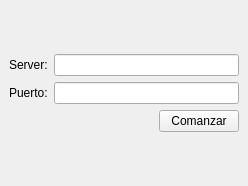
<?xml version="1.0" encoding="UTF-8"?>
<ui version="4.0">
 <class>MainWindow</class>
 <widget class="QMainWindow" name="MainWindow">
  <property name="geometry">
   <rect>
    <x>0</x>
    <y>0</y>
    <width>248</width>
    <height>186</height>
   </rect>
  </property>
  <property name="windowTitle">
   <string>Worms</string>
  </property>
  <widget class="QWidget" name="centralwidget">
   <layout class="QGridLayout" name="gridLayout_6">
    <item row="0" column="0">
     <layout class="QGridLayout" name="gridLayout_5">
      <item row="0" column="0">
       <layout class="QGridLayout" name="gridLayout">
        <item row="0" column="0">
         <widget class="QLabel" name="server">
          <property name="text">
           <string>Server:</string>
          </property>
         </widget>
        </item>
        <item row="0" column="1">
         <widget class="QLineEdit" name="serverInput">
          <property name="text">
           <string/>
          </property>
         </widget>
        </item>
       </layout>
      </item>
      <item row="1" column="0">
       <layout class="QGridLayout" name="gridLayout_3">
        <item row="0" column="0">
         <widget class="QLabel" name="port">
          <property name="text">
           <string>Puerto:</string>
          </property>
         </widget>
        </item>
        <item row="0" column="1">
         <widget class="QLineEdit" name="portInput">
          <property name="text">
           <string/>
          </property>
         </widget>
        </item>
       </layout>
      </item>
      <item row="2" column="0">
       <layout class="QGridLayout" name="gridLayout_4">
        <item row="0" column="0">
         <spacer name="horizontalSpacer_2">
          <property name="orientation">
           <enum>Qt::Horizontal</enum>
          </property>
          <property name="sizeHint" stdset="0">
           <size>
            <width>40</width>
            <height>20</height>
           </size>
          </property>
         </spacer>
        </item>
        <item row="0" column="1">
         <widget class="QPushButton" name="start">
          <property name="text">
           <string>Comanzar</string>
          </property>
         </widget>
        </item>
       </layout>
      </item>
     </layout>
    </item>
   </layout>
  </widget>
  <widget class="QMenuBar" name="menubar">
   <property name="geometry">
    <rect>
     <x>0</x>
     <y>0</y>
     <width>248</width>
     <height>21</height>
    </rect>
   </property>
  </widget>
 </widget>
 <resources/>
 <connections/>
</ui>
